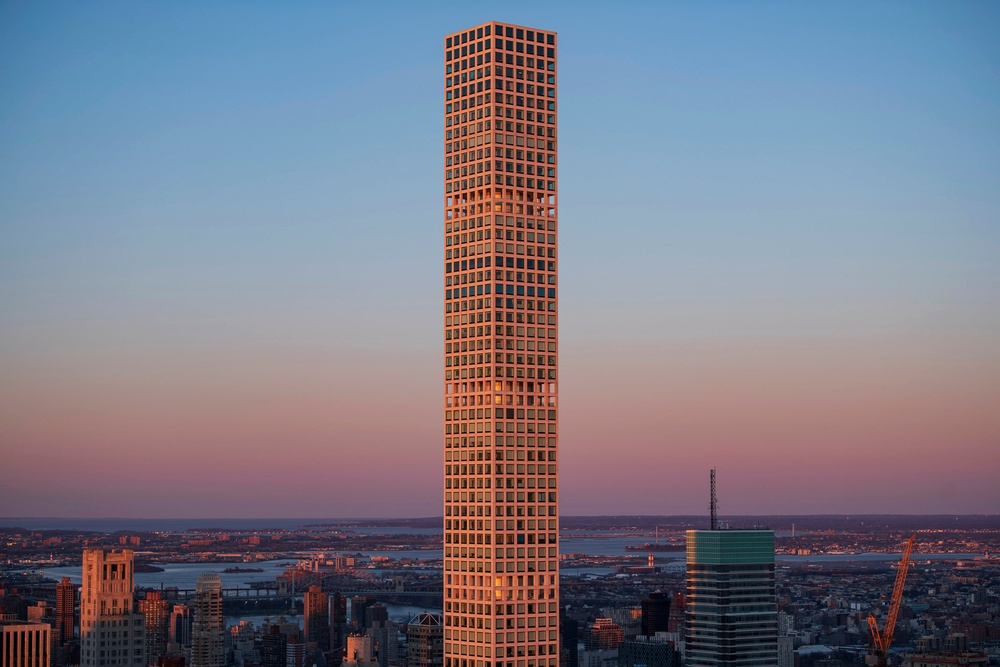
#> input picture ComputerVision/Lab4/bulding.jpg, 1000 x 667 px, shrunk from 2048 x 1365 before the run
$ jupyter execute main2.ipynb
#> lines starting #> are read from the running program, lines starting #| are printed output that depends on the picture; after the words box and inside, x2 and y2 are one past the last pixel; in counts of white or black regions, pixels touching at a corner belong together
# Lab 4: Hough Transform for Line and Circle Detection Using OpenCV

[cell 1]
import cv2
import numpy as np
import matplotlib.pyplot as plt

[cell 2]
image = cv2.imread('bulding.jpg')  # Read the image
#> image is the input picture: shape (667, 1000, 3); mean B, G, R 135, 121.3, 121.6
gray = cv2.cvtColor(image, cv2.COLOR_BGR2RGB)  # Convert the image to RGB

plt.figure(figsize=(20, 10))
plt.subplot(1, 2, 1)
plt.imshow(gray)
plt.axis('off')
plt.title('Original Image')

edges = cv2.Canny(gray, 50, 150, apertureSize=3)  # Detect edges using Canny edge detector
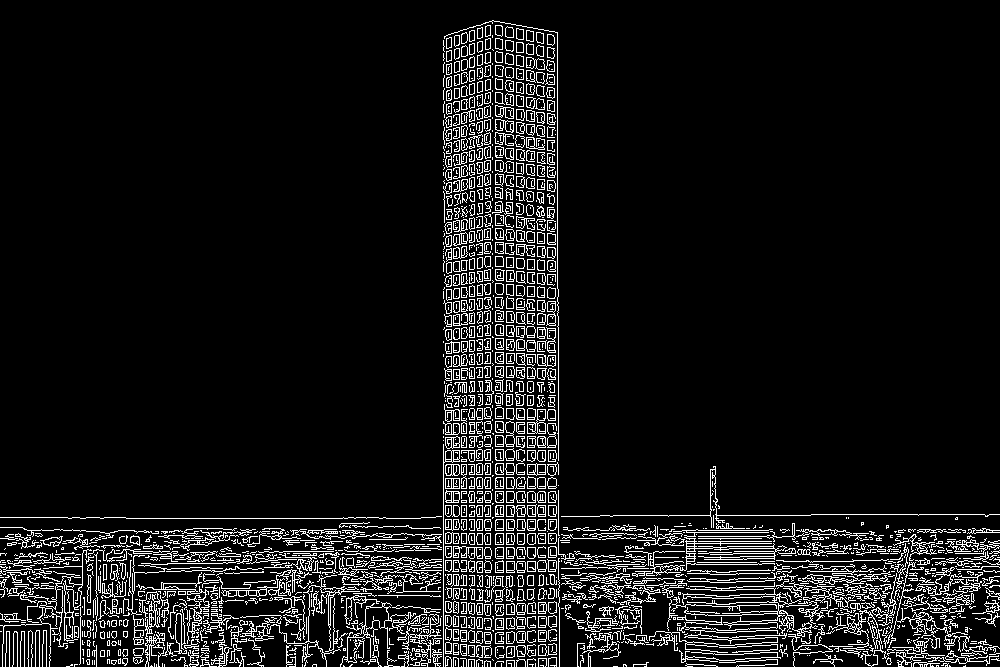
#> edges: shape (667, 1000); 8.5% white in thin lines or dots
lines = cv2.HoughLinesP(edges, 1, np.pi / 180, threshold=150, minLineLength=50, maxLineGap=40)  # Detect lines using HoughLinesP
#> lines = 185 rows, first 6: [474, 666, 474, 26], [451, 666, 451, 33], [495, 666, 495, 21], [482, 666, 482, 24], [506, 666, 506, 23], [0, 589, 988, 589]

output = image.copy()
if lines is not None:
    for line in lines:
        x1, y1, x2, y2 = line[0]
        cv2.line(output, (x1, y1), (x2, y2), (0, 255, 0), 2)  # Draw the detected lines on the image
#> this loop made 185 passes
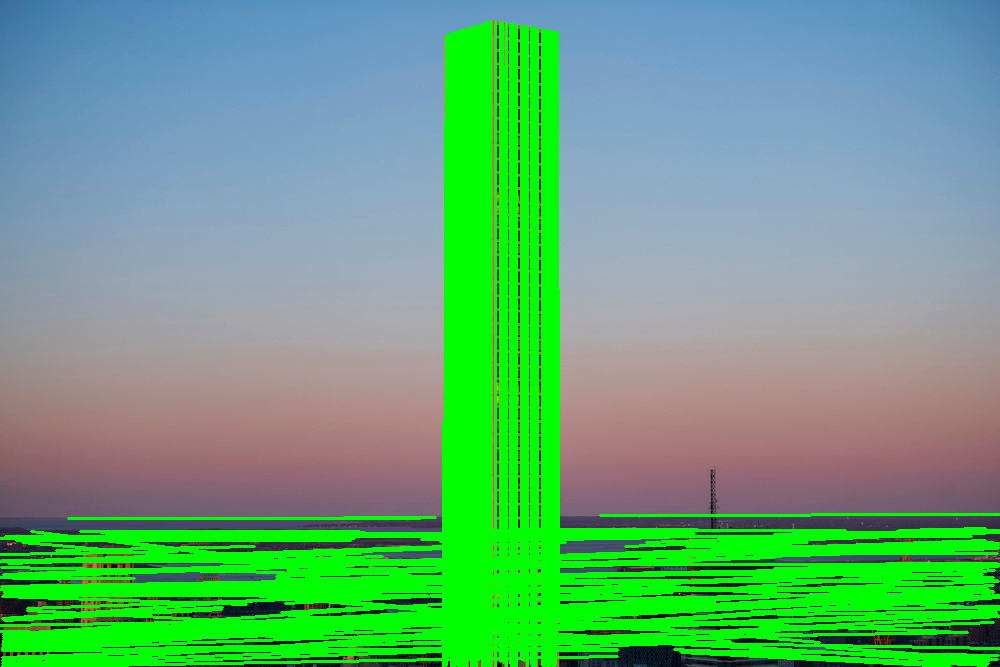
#> output: shape (667, 1000, 3); mean B, G, R 120.3, 167.1, 100.3

output_rgb = cv2.cvtColor(output, cv2.COLOR_BGR2RGB)  # Convert the output image to RGB

plt.subplot(1, 2, 2)
plt.imshow(output_rgb)
plt.axis('off')
plt.title('Detected Lines')
plt.show()
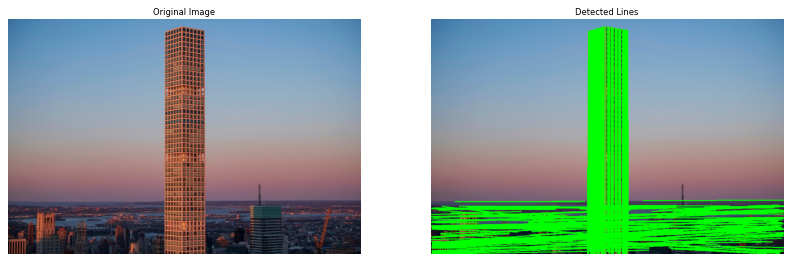
#> figure drawn by matplotlib, 2 panels

[cell 3]
image = cv2.imread('parkinglot.png')
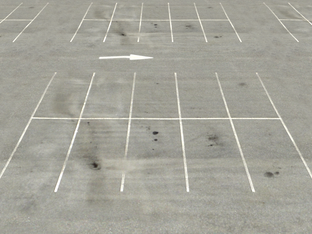
#> input picture ComputerVision/Lab4/parkinglot.png, 312 x 234 px, shrunk from 640 x 480 before the run
#> image is the input picture: shape (234, 312, 3); mean B, G, R 153.2, 163.3, 164.3
gray = cv2.cvtColor(image, cv2.COLOR_BGR2RGB)
#> gray: shape (234, 312, 3)

plt.figure(figsize=(20, 10))
plt.subplot(1, 2, 1)
plt.imshow(gray)
plt.axis('off')
plt.title('Normal Image')

gray = cv2.cvtColor(image, cv2.COLOR_BGR2GRAY)
#> gray: shape (234, 312)
edges = cv2.Canny(gray, 50, 150, apertureSize=3)
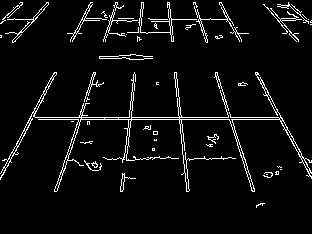
#> edges: shape (234, 312); 5.2% white in thin lines or dots, all inside (x1, y1, x2, y2) = (0, 2, 312, 208)
lines = cv2.HoughLines(edges, 1, np.pi / 180, 100)
#> lines = 14 rows, first 8: [117, 1.57], [119, 1.57], [19, 1.57], [115, 1.59], [121, 1.55], [-183, 2.83], [111, 0.314], [113, 0.314]

if lines is not None:
    for rho, theta in lines[:, 0]:
        a = np.cos(theta)
        b = np.sin(theta)
        x0 = a * rho
        y0 = b * rho
        x1 = int(x0 + 1000 * (-b))
        y1 = int(y0 + 1000 * (a))
        x2 = int(x0 - 1000 * (-b))
        y2 = int(y0 - 1000 * (a))
        cv2.line(image, (x1, y1), (x2, y2), (0, 0, 255), 2)
#> this loop made 14 passes
#> (rho, theta, a, b, x0, y0, x1, y1) on passes 1 to 12: (117, 1.57, -4.37e-08, 1, -5.11e-06, 117, -1000, 116), (119, 1.57, -4.37e-08, 1, -5.2e-06, 119, -1000, 118), (19, 1.57, -4.37e-08, 1, -8.31e-07, 19, -1000, 18), (115, 1.59, -0.0175, 1, -2.01, 115, -1001, 97), (121, 1.55, 0.0175, 1, 2.11, 121, -997, 138), (-183, 2.83, -0.951, 0.309, 174, -56.55, -134, -1007), (111, 0.314, 0.951, 0.309, 105.6, 34.3, -203, 985), (113, 0.314, 0.951, 0.309, 107.5, 34.92, -201, 985), (-191, 2.65, -0.883, 0.469, 168.6, -89.67, -300, -972), (-165, 3.02, -0.993, 0.122, 163.8, -20.11, 41, -1012), (-181, 2.83, -0.951, 0.309, 172.1, -55.93, -136, -1006), (-168, 3.04, -0.995, 0.105, 167.1, -17.56, 62, -1012)
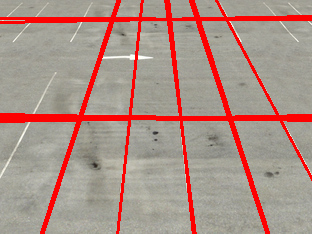
#> image: shape (234, 312, 3); 11.15% of pixels changed, all inside (x1, y1, x2, y2) = (0, 0, 312, 234)

image_rgb = cv2.cvtColor(image, cv2.COLOR_BGR2RGB)

plt.subplot(1, 2, 2)
plt.imshow(image_rgb)
plt.axis('off')
plt.title('Detected Lines')
plt.show()

[cell 4]
image = cv2.imread("circle.jpg")  # Read the image
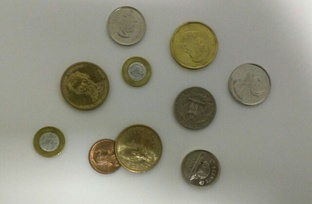
#> input picture ComputerVision/Lab4/circle.jpg, 312 x 204 px, shrunk from 640 x 417 before the run
#> image is the input picture: shape (204, 312, 3); mean B, G, R 130.6, 145.4, 145.8
gray = cv2.cvtColor(image, cv2.COLOR_BGR2RGB)  # Convert the image to RGB
#> gray: shape (204, 312, 3)

plt.figure(figsize=(20, 10))
plt.subplot(1, 2, 1)
plt.imshow(gray)
plt.axis('off')
plt.title('Normal Image')

gray = cv2.cvtColor(image, cv2.COLOR_BGR2GRAY)  # Convert the image to grayscale
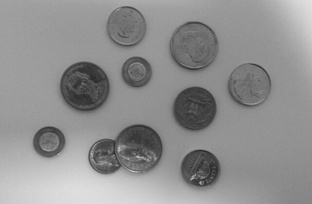
#> gray: shape (204, 312); min 40, max 225, mean 143.8
blurred = cv2.GaussianBlur(gray, (9, 9), 2)  # Apply Gaussian blur to the grayscale image
circles = cv2.HoughCircles(
    blurred,
    cv2.HOUGH_GRADIENT,
    dp=1.2,
    minDist=30,
    param1=50,
    param2=30,
    minRadius=10,
    maxRadius=100
)  # Detect circles using HoughCircles
#> circles = [[84.6, 87, 24.88], [199.8, 168.6, 19.96], [193.8, 108.6, 21.52], [136.2, 72.6, 15.28], [106.2, 155.4, 18.88], [250.2, 83.4, 24.64], [126.6, 28.2, 20.2], [48.6, 141, 15.16], [138.6, 147, 22.84], [195, 42.6, 22.72]]

output = image.copy()
if circles is not None:
    circles = np.uint16(np.around(circles))  # Round the circle parameters
#> circles = [[85, 87, 25], [200, 169, 20], [194, 109, 22], [136, 73, 15], [106, 155, 19], [250, 83, 25], [127, 28, 20], [49, 141, 15], [139, 147, 23], [195, 43, 23]]
    for i in circles[0, :]:
        cv2.circle(output, (i[0], i[1]), i[2], (0, 255, 0), 3)  # Draw the outer circle
        cv2.circle(output, (i[0], i[1]), 2, (0, 0, 255), 3)  # Draw the center of the circle
#> this loop made 10 passes
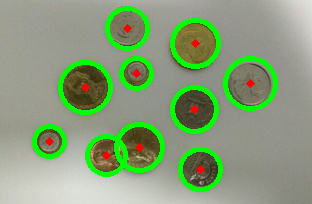
#> output: shape (204, 312, 3); 10.75% of pixels changed, all inside (x1, y1, x2, y2) = (32, 6, 278, 192)

output_rgb = cv2.cvtColor(output, cv2.COLOR_BGR2RGB)  # Convert the output image to RGB
#> output_rgb: shape (204, 312, 3)

plt.subplot(1, 2, 2)
plt.imshow(output_rgb)
plt.axis('off')
plt.title('Detected Circles using Hough Transform')
plt.show()
